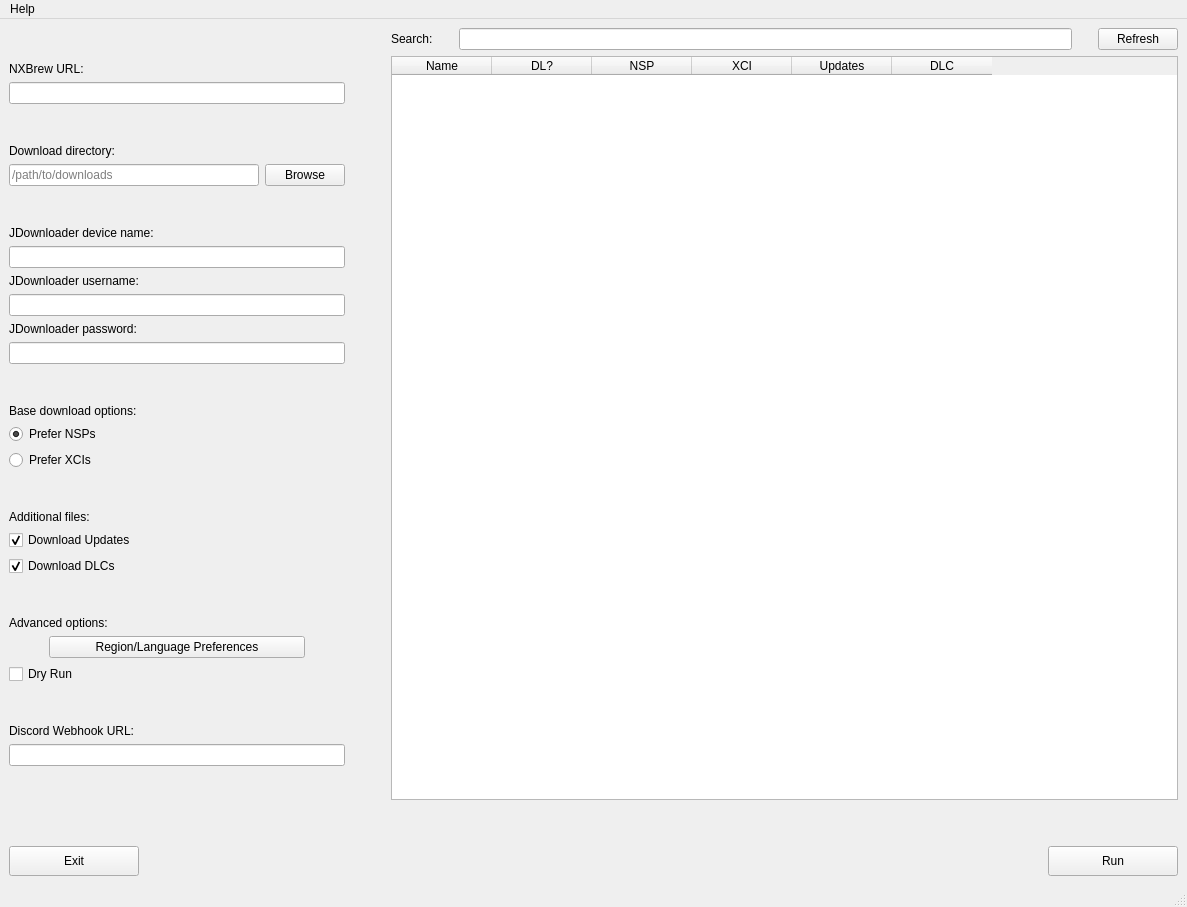
<?xml version="1.0" encoding="UTF-8"?>
<ui version="4.0">
 <class>nxbrew_dl</class>
 <widget class="QMainWindow" name="nxbrew_dl">
  <property name="geometry">
   <rect>
    <x>0</x>
    <y>0</y>
    <width>1187</width>
    <height>907</height>
   </rect>
  </property>
  <property name="windowTitle">
   <string>NXBrew-dl</string>
  </property>
  <widget class="QWidget" name="centralwidget">
   <layout class="QVBoxLayout" name="verticalLayout">
    <item>
     <layout class="QHBoxLayout" name="horizontalLayoutConfigGames">
      <item>
       <layout class="QVBoxLayout" name="verticalLayoutConfig">
        <item>
         <spacer name="verticalSpacer_7">
          <property name="orientation">
           <enum>Qt::Orientation::Vertical</enum>
          </property>
          <property name="sizeHint" stdset="0">
           <size>
            <width>330</width>
            <height>13</height>
           </size>
          </property>
         </spacer>
        </item>
        <item>
         <widget class="QLabel" name="labelNXBrewURL">
          <property name="text">
           <string>NXBrew URL:</string>
          </property>
         </widget>
        </item>
        <item>
         <widget class="QLineEdit" name="lineEditNXBrewURL">
          <property name="sizePolicy">
           <sizepolicy hsizetype="Preferred" vsizetype="Minimum">
            <horstretch>0</horstretch>
            <verstretch>0</verstretch>
           </sizepolicy>
          </property>
          <property name="statusTip">
           <string>Input NXBrew URL here. This program will not provide this.</string>
          </property>
          <property name="inputMask">
           <string/>
          </property>
          <property name="text">
           <string/>
          </property>
         </widget>
        </item>
        <item>
         <spacer name="verticalSpacer">
          <property name="orientation">
           <enum>Qt::Orientation::Vertical</enum>
          </property>
          <property name="sizeHint" stdset="0">
           <size>
            <width>330</width>
            <height>13</height>
           </size>
          </property>
         </spacer>
        </item>
        <item>
         <widget class="QLabel" name="labelDownloadDir">
          <property name="text">
           <string>Download directory:</string>
          </property>
         </widget>
        </item>
        <item>
         <layout class="QHBoxLayout" name="horizontalLayout">
          <item>
           <widget class="QLineEdit" name="lineEditDownloadDir">
            <property name="sizePolicy">
             <sizepolicy hsizetype="Preferred" vsizetype="Fixed">
              <horstretch>0</horstretch>
              <verstretch>0</verstretch>
             </sizepolicy>
            </property>
            <property name="minimumSize">
             <size>
              <width>250</width>
              <height>0</height>
             </size>
            </property>
            <property name="statusTip">
             <string>Where to download files to</string>
            </property>
            <property name="placeholderText">
             <string>/path/to/downloads</string>
            </property>
           </widget>
          </item>
          <item>
           <widget class="QPushButton" name="pushButtonDownloadDir">
            <property name="text">
             <string>Browse</string>
            </property>
           </widget>
          </item>
         </layout>
        </item>
        <item>
         <spacer name="verticalSpacer_3">
          <property name="orientation">
           <enum>Qt::Orientation::Vertical</enum>
          </property>
          <property name="sizeHint" stdset="0">
           <size>
            <width>330</width>
            <height>13</height>
           </size>
          </property>
         </spacer>
        </item>
        <item>
         <widget class="QLabel" name="labelJDownloaderDevice">
          <property name="text">
           <string>JDownloader device name:</string>
          </property>
         </widget>
        </item>
        <item>
         <widget class="QLineEdit" name="lineEditJDownloaderDevice">
          <property name="sizePolicy">
           <sizepolicy hsizetype="Preferred" vsizetype="Fixed">
            <horstretch>0</horstretch>
            <verstretch>0</verstretch>
           </sizepolicy>
          </property>
          <property name="statusTip">
           <string>Device name for JDownloader</string>
          </property>
         </widget>
        </item>
        <item>
         <widget class="QLabel" name="labelJDownloaderUser">
          <property name="text">
           <string>JDownloader username:</string>
          </property>
         </widget>
        </item>
        <item>
         <widget class="QLineEdit" name="lineEditJDownloaderUser">
          <property name="sizePolicy">
           <sizepolicy hsizetype="Preferred" vsizetype="Fixed">
            <horstretch>0</horstretch>
            <verstretch>0</verstretch>
           </sizepolicy>
          </property>
          <property name="statusTip">
           <string>JDownloader username</string>
          </property>
         </widget>
        </item>
        <item>
         <widget class="QLabel" name="labelJDownloaderPass">
          <property name="text">
           <string>JDownloader password:</string>
          </property>
         </widget>
        </item>
        <item>
         <widget class="QLineEdit" name="lineEditJDownloaderPass">
          <property name="sizePolicy">
           <sizepolicy hsizetype="Preferred" vsizetype="Fixed">
            <horstretch>0</horstretch>
            <verstretch>0</verstretch>
           </sizepolicy>
          </property>
          <property name="statusTip">
           <string>JDownloader password</string>
          </property>
          <property name="text">
           <string/>
          </property>
          <property name="echoMode">
           <enum>QLineEdit::EchoMode::Password</enum>
          </property>
         </widget>
        </item>
        <item>
         <spacer name="verticalSpacer_4">
          <property name="orientation">
           <enum>Qt::Orientation::Vertical</enum>
          </property>
          <property name="sizeHint" stdset="0">
           <size>
            <width>330</width>
            <height>13</height>
           </size>
          </property>
         </spacer>
        </item>
        <item>
         <widget class="QLabel" name="labelGameDLOptions">
          <property name="text">
           <string>Base download options:</string>
          </property>
         </widget>
        </item>
        <item>
         <widget class="QRadioButton" name="radioButtonPreferNSP">
          <property name="text">
           <string>Prefer NSPs</string>
          </property>
          <property name="checked">
           <bool>true</bool>
          </property>
          <attribute name="buttonGroup">
           <string notr="true">buttonGroupPreferNSPXCI</string>
          </attribute>
         </widget>
        </item>
        <item>
         <widget class="QRadioButton" name="radioButtonPreferXCI">
          <property name="text">
           <string>Prefer XCIs</string>
          </property>
          <attribute name="buttonGroup">
           <string notr="true">buttonGroupPreferNSPXCI</string>
          </attribute>
         </widget>
        </item>
        <item>
         <spacer name="verticalSpacer_2">
          <property name="orientation">
           <enum>Qt::Orientation::Vertical</enum>
          </property>
          <property name="sizeHint" stdset="0">
           <size>
            <width>330</width>
            <height>13</height>
           </size>
          </property>
         </spacer>
        </item>
        <item>
         <widget class="QLabel" name="labelGameAdditionalFiles">
          <property name="text">
           <string>Additional files:</string>
          </property>
         </widget>
        </item>
        <item>
         <widget class="QCheckBox" name="checkBoxDownloadUpdates">
          <property name="statusTip">
           <string>If available, will download update files</string>
          </property>
          <property name="text">
           <string>Download Updates</string>
          </property>
          <property name="checked">
           <bool>true</bool>
          </property>
         </widget>
        </item>
        <item>
         <widget class="QCheckBox" name="checkBoxDownloadDLC">
          <property name="statusTip">
           <string>If available, will download DLCs</string>
          </property>
          <property name="text">
           <string>Download DLCs</string>
          </property>
          <property name="checked">
           <bool>true</bool>
          </property>
         </widget>
        </item>
        <item>
         <spacer name="verticalSpacer_6">
          <property name="orientation">
           <enum>Qt::Orientation::Vertical</enum>
          </property>
          <property name="sizeHint" stdset="0">
           <size>
            <width>330</width>
            <height>13</height>
           </size>
          </property>
         </spacer>
        </item>
        <item>
         <widget class="QLabel" name="labelGameAdvancedOptions">
          <property name="text">
           <string>Advanced options:</string>
          </property>
         </widget>
        </item>
        <item>
         <layout class="QHBoxLayout" name="horizontalLayout_2">
          <item>
           <spacer name="horizontalSpacer_3">
            <property name="orientation">
             <enum>Qt::Orientation::Horizontal</enum>
            </property>
            <property name="sizeType">
             <enum>QSizePolicy::Policy::Minimum</enum>
            </property>
            <property name="sizeHint" stdset="0">
             <size>
              <width>40</width>
              <height>20</height>
             </size>
            </property>
           </spacer>
          </item>
          <item>
           <widget class="QPushButton" name="pushButtonRegionLanguage">
            <property name="sizePolicy">
             <sizepolicy hsizetype="Preferred" vsizetype="Fixed">
              <horstretch>0</horstretch>
              <verstretch>0</verstretch>
             </sizepolicy>
            </property>
            <property name="statusTip">
             <string>Open region/language preferences</string>
            </property>
            <property name="text">
             <string>Region/Language Preferences</string>
            </property>
           </widget>
          </item>
          <item>
           <spacer name="horizontalSpacer_4">
            <property name="orientation">
             <enum>Qt::Orientation::Horizontal</enum>
            </property>
            <property name="sizeType">
             <enum>QSizePolicy::Policy::Minimum</enum>
            </property>
            <property name="sizeHint" stdset="0">
             <size>
              <width>40</width>
              <height>20</height>
             </size>
            </property>
           </spacer>
          </item>
         </layout>
        </item>
        <item>
         <widget class="QCheckBox" name="checkBoxDryRun">
          <property name="statusTip">
           <string>If checked, will not download anything</string>
          </property>
          <property name="text">
           <string>Dry Run</string>
          </property>
          <property name="checked">
           <bool>false</bool>
          </property>
         </widget>
        </item>
        <item>
         <spacer name="verticalSpacer_8">
          <property name="orientation">
           <enum>Qt::Orientation::Vertical</enum>
          </property>
          <property name="sizeHint" stdset="0">
           <size>
            <width>330</width>
            <height>13</height>
           </size>
          </property>
         </spacer>
        </item>
        <item>
         <widget class="QLabel" name="labelDiscordURL">
          <property name="text">
           <string>Discord Webhook URL:</string>
          </property>
         </widget>
        </item>
        <item>
         <widget class="QLineEdit" name="lineEditDiscordURL">
          <property name="sizePolicy">
           <sizepolicy hsizetype="Preferred" vsizetype="Fixed">
            <horstretch>0</horstretch>
            <verstretch>0</verstretch>
           </sizepolicy>
          </property>
          <property name="statusTip">
           <string>Webhook URL for Discord</string>
          </property>
          <property name="text">
           <string/>
          </property>
          <property name="echoMode">
           <enum>QLineEdit::EchoMode::Normal</enum>
          </property>
         </widget>
        </item>
        <item>
         <spacer name="verticalSpacer_5">
          <property name="orientation">
           <enum>Qt::Orientation::Vertical</enum>
          </property>
          <property name="sizeHint" stdset="0">
           <size>
            <width>330</width>
            <height>13</height>
           </size>
          </property>
         </spacer>
        </item>
       </layout>
      </item>
      <item>
       <spacer name="horizontalSpacer">
        <property name="orientation">
         <enum>Qt::Orientation::Horizontal</enum>
        </property>
        <property name="sizeType">
         <enum>QSizePolicy::Policy::Minimum</enum>
        </property>
        <property name="sizeHint" stdset="0">
         <size>
          <width>40</width>
          <height>20</height>
         </size>
        </property>
       </spacer>
      </item>
      <item>
       <layout class="QVBoxLayout" name="verticalLayoutGames">
        <item>
         <layout class="QHBoxLayout" name="horizontalLayoutSearch">
          <item>
           <widget class="QLabel" name="labelSearch">
            <property name="text">
             <string>Search:</string>
            </property>
           </widget>
          </item>
          <item>
           <spacer name="horizontalSpacerSearch">
            <property name="orientation">
             <enum>Qt::Orientation::Horizontal</enum>
            </property>
            <property name="sizeType">
             <enum>QSizePolicy::Policy::Minimum</enum>
            </property>
            <property name="sizeHint" stdset="0">
             <size>
              <width>20</width>
              <height>20</height>
             </size>
            </property>
           </spacer>
          </item>
          <item>
           <widget class="QLineEdit" name="lineEditSearch">
            <property name="sizePolicy">
             <sizepolicy hsizetype="Expanding" vsizetype="Fixed">
              <horstretch>0</horstretch>
              <verstretch>0</verstretch>
             </sizepolicy>
            </property>
           </widget>
          </item>
          <item>
           <spacer name="horizontalSpacer_2">
            <property name="orientation">
             <enum>Qt::Orientation::Horizontal</enum>
            </property>
            <property name="sizeType">
             <enum>QSizePolicy::Policy::Minimum</enum>
            </property>
            <property name="sizeHint" stdset="0">
             <size>
              <width>20</width>
              <height>20</height>
             </size>
            </property>
           </spacer>
          </item>
          <item>
           <widget class="QPushButton" name="pushButtonRefresh">
            <property name="text">
             <string>Refresh</string>
            </property>
            <property name="icon">
             <iconset theme="view-refresh"/>
            </property>
           </widget>
          </item>
         </layout>
        </item>
        <item>
         <widget class="QTableWidget" name="tableGames">
          <property name="sizePolicy">
           <sizepolicy hsizetype="Expanding" vsizetype="Expanding">
            <horstretch>0</horstretch>
            <verstretch>0</verstretch>
           </sizepolicy>
          </property>
          <property name="focusPolicy">
           <enum>Qt::FocusPolicy::NoFocus</enum>
          </property>
          <property name="frameShadow">
           <enum>QFrame::Shadow::Sunken</enum>
          </property>
          <property name="horizontalScrollBarPolicy">
           <enum>Qt::ScrollBarPolicy::ScrollBarAsNeeded</enum>
          </property>
          <property name="sizeAdjustPolicy">
           <enum>QAbstractScrollArea::SizeAdjustPolicy::AdjustToContents</enum>
          </property>
          <property name="editTriggers">
           <set>QAbstractItemView::EditTrigger::NoEditTriggers</set>
          </property>
          <property name="showDropIndicator" stdset="0">
           <bool>false</bool>
          </property>
          <property name="selectionMode">
           <enum>QAbstractItemView::SelectionMode::NoSelection</enum>
          </property>
          <property name="sortingEnabled">
           <bool>true</bool>
          </property>
          <column>
           <property name="text">
            <string>Name</string>
           </property>
           <property name="toolTip">
            <string>Game Name (double-click to open URL)</string>
           </property>
          </column>
          <column>
           <property name="text">
            <string>DL?</string>
           </property>
           <property name="toolTip">
            <string>Download Game?</string>
           </property>
          </column>
          <column>
           <property name="text">
            <string>NSP</string>
           </property>
           <property name="toolTip">
            <string>Game has NSP</string>
           </property>
          </column>
          <column>
           <property name="text">
            <string>XCI</string>
           </property>
           <property name="toolTip">
            <string>Game has XCI</string>
           </property>
          </column>
          <column>
           <property name="text">
            <string>Updates</string>
           </property>
           <property name="toolTip">
            <string>Game has Updates</string>
           </property>
          </column>
          <column>
           <property name="text">
            <string>DLC</string>
           </property>
           <property name="toolTip">
            <string>Game has DLC</string>
           </property>
          </column>
         </widget>
        </item>
       </layout>
      </item>
     </layout>
    </item>
    <item>
     <spacer name="verticalSpacerConfigButtons">
      <property name="orientation">
       <enum>Qt::Orientation::Vertical</enum>
      </property>
      <property name="sizeType">
       <enum>QSizePolicy::Policy::Minimum</enum>
      </property>
      <property name="sizeHint" stdset="0">
       <size>
        <width>20</width>
        <height>40</height>
       </size>
      </property>
     </spacer>
    </item>
    <item>
     <layout class="QVBoxLayout" name="verticalLayoutBottomButtons">
      <item>
       <layout class="QHBoxLayout" name="horizontalLayoutBottomButtons">
        <item>
         <widget class="QPushButton" name="pushButtonExit">
          <property name="minimumSize">
           <size>
            <width>130</width>
            <height>30</height>
           </size>
          </property>
          <property name="statusTip">
           <string>Exit NXBrew-dl</string>
          </property>
          <property name="text">
           <string>Exit</string>
          </property>
         </widget>
        </item>
        <item>
         <spacer name="horizontalSpacerBottomButtons">
          <property name="orientation">
           <enum>Qt::Orientation::Horizontal</enum>
          </property>
          <property name="sizeType">
           <enum>QSizePolicy::Policy::Expanding</enum>
          </property>
          <property name="sizeHint" stdset="0">
           <size>
            <width>40</width>
            <height>20</height>
           </size>
          </property>
         </spacer>
        </item>
        <item>
         <widget class="QPushButton" name="pushButtonRun">
          <property name="minimumSize">
           <size>
            <width>130</width>
            <height>30</height>
           </size>
          </property>
          <property name="statusTip">
           <string>Run NXBrew-dl</string>
          </property>
          <property name="text">
           <string>Run</string>
          </property>
         </widget>
        </item>
       </layout>
      </item>
     </layout>
    </item>
   </layout>
  </widget>
  <widget class="QMenuBar" name="menubar">
   <property name="geometry">
    <rect>
     <x>0</x>
     <y>0</y>
     <width>1187</width>
     <height>33</height>
    </rect>
   </property>
   <widget class="QMenu" name="menuHelp">
    <property name="title">
     <string>Help</string>
    </property>
    <addaction name="actionDocumentation"/>
    <addaction name="actionIssues"/>
    <addaction name="actionAbout"/>
   </widget>
   <addaction name="menuHelp"/>
  </widget>
  <widget class="QStatusBar" name="statusbar"/>
  <action name="actionDocumentation">
   <property name="text">
    <string>Documentation</string>
   </property>
   <property name="statusTip">
    <string>View online documentation</string>
   </property>
  </action>
  <action name="actionIssues">
   <property name="text">
    <string>Issues</string>
   </property>
   <property name="statusTip">
    <string>Open a GitHub issue</string>
   </property>
  </action>
  <action name="actionAbout">
   <property name="text">
    <string>About</string>
   </property>
   <property name="statusTip">
    <string>See About page</string>
   </property>
  </action>
 </widget>
 <resources/>
 <connections/>
 <buttongroups>
  <buttongroup name="buttonGroupPreferNSPXCI"/>
 </buttongroups>
</ui>
